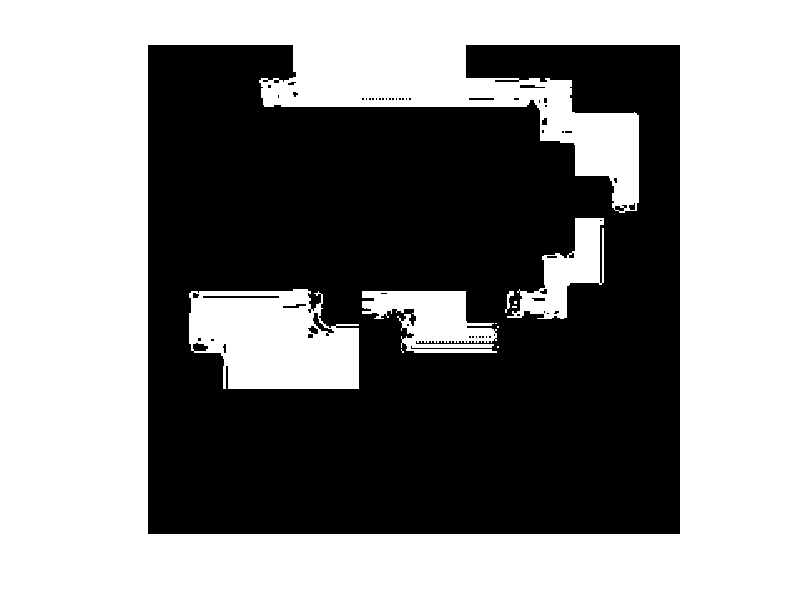

Source code (MATLAB):
f = fopen('filter_output.txt');

l = fgetl(f);
rows = str2double(l);

l = fgetl(f);
cols = str2double(l);

bw = zeros(rows, cols);

r = 1;
c = 1;

col = zeros(rows, 1);

while ~feof(f)
   col(r) = str2double(fgetl(f));
   if (r == rows)
       bw(:, c) = col;
       r = 0;
       c = c + 1;
   end
   r = r + 1;
end

imshow(bw);